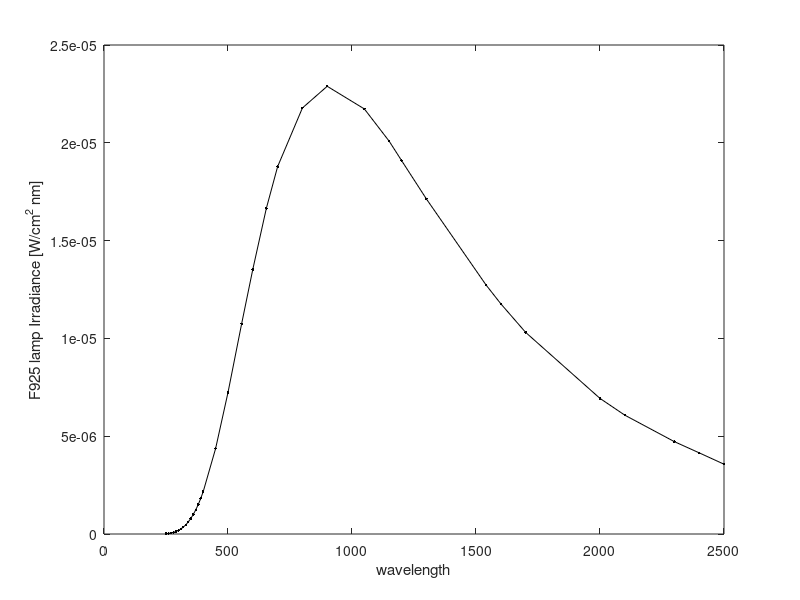

MATLAB code to generate this figure:
function F925 = get_irad_F925
%%
% reads data from F926 lamp manufacturer (given by calLab)
% wavelength, in [nm]
F925.nm  =[250:10:400 450 500 555 600 654.6 700 800 900 1050 1150 1200 ...
    1300 1540 1600 1700 2000 2100 2300 2400 2500];
% spectral irradiance, in [W/cm2 nm]
F925.irad = 1e-5.*[1.806e-3 3.203e-3 5.299e-3 8.343e-3 1.26e-2 1.832e-2 2.585e-2 ...
    3.544e-2 4.732e-2 6.197e-2 7.956e-2 1.001e-1 1.237e-1 1.505e-1 1.818e-1 2.164e-1 ...
    4.368e-1 7.236e-1 1.075 1.353 1.665 1.878 2.178 2.289 2.173 2.008 1.909 1.713 1.274 ...
    1.177 1.031 6.932e-1 6.076e-1 4.721e-1 4.149e-1 3.569e-1];

figure; plot(F925.nm, F925.irad,'-k.');xlabel('wavelength');ylabel('F925 lamp Irradiance [W/cm^{2} nm]');
%%
% [rad,lamp] = planck_tungsten_fit(F925.nm,F925.irad, [min(F925.nm):5:max(F925.nm)])

%%
return